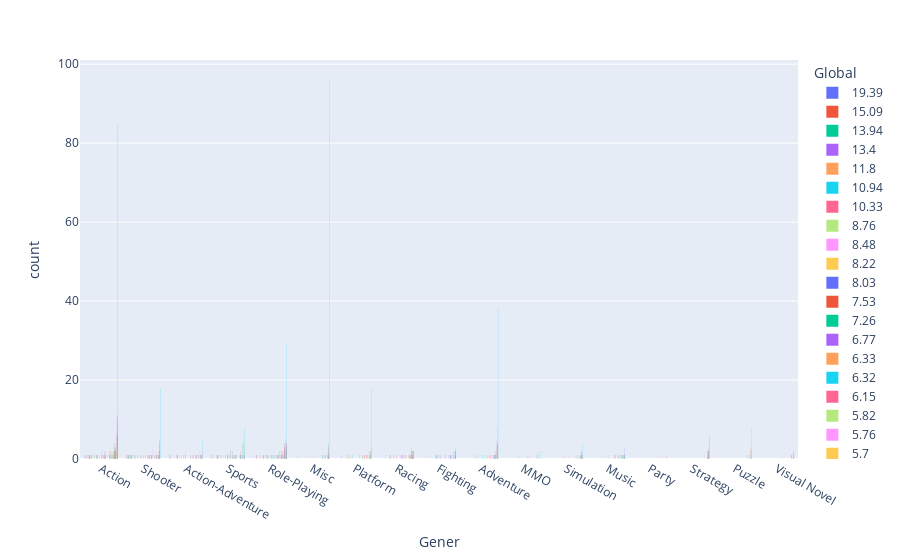

Source (notebook cell):
### Code cell
px.histogram(dataset, x='Gener', color='Global', barmode='group')
